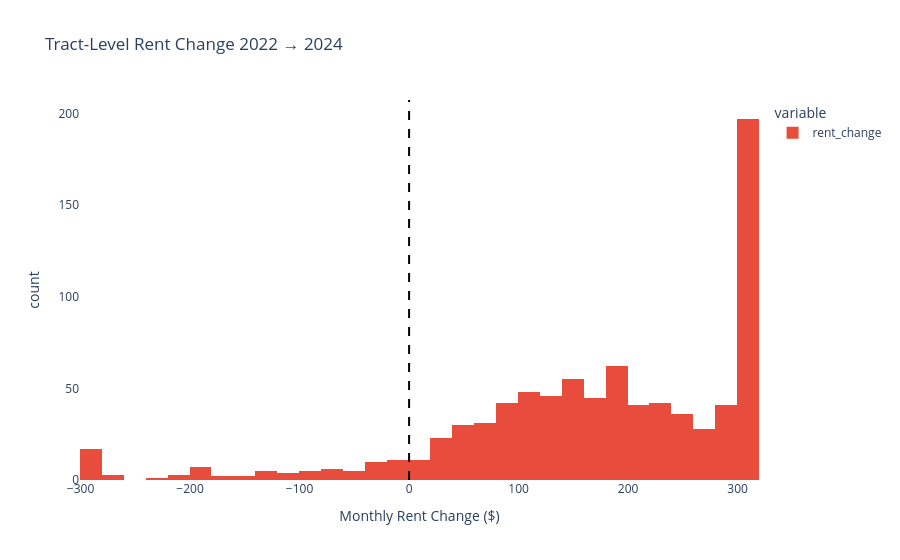

Source (notebook cell):
### Markdown cell above
## 5. Year-over-Year Change (2022 → 2024)
With two ACS vintages, we can observe directional trends at the tract level.
This is the same signal the drift monitor (PSI) quantifies formally.

### Code cell
df22 = df[df["data_year"]==2022].set_index("geoid")[["median_rent","median_income","rent_burden_pct"]]
df24 = df[df["data_year"]==2024].set_index("geoid")[["median_rent","median_income","rent_burden_pct"]]
delta = (df24 - df22).dropna()
delta.columns = ["rent_change","income_change","burden_change"]

print("Median change 2022 → 2024:")
print(f"  Median rent:    ${delta['rent_change'].median():+.0f}/month")
print(f"  Median income:  ${delta['income_change'].median():+.0f}/year")
print(f"  Rent burden:    {delta['burden_change'].median():+.3f} (proportion)")

fig = px.histogram(delta["rent_change"].clip(-300,300), nbins=60,
    title="Tract-Level Rent Change 2022 → 2024",
    labels={"value":"Monthly Rent Change ($)"},
    color_discrete_sequence=["#e74c3c"])
fig.add_vline(x=0, line_dash="dash", line_color="black")
fig.update_layout(plot_bgcolor="white", paper_bgcolor="white")
fig.show()

### Figure 1 — Plotly figure (JSON) as saved in the notebook; plotly's stock layout.template omitted (floating-point values rounded to 4 significant figures; data arrays with more than 128 entries replaced by an {"elided": "..."} marker saying what was removed)
{"data": [{"bingroup": "x", "hovertemplate": "variable=rent_change<br>Monthly Rent Change ($)=%{x}<br>count=%{y}<extra></extra>", "legendgroup": "rent_change", "marker": {"color": "#e74c3c", "pattern": {"shape": ""}}, "name": "rent_change", "nbinsx": 60, "orientation": "v", "showlegend": true, "type": "histogram", "x": {"elided": "859 float values"}, "xaxis": "x", "yaxis": "y"}], "layout": {"barmode": "relative", "legend": {"title": {"text": "variable"}, "tracegroupgap": 0}, "paper_bgcolor": "white", "plot_bgcolor": "white", "shapes": [{"line": {"color": "black", "dash": "dash"}, "type": "line", "x0": 0, "x1": 0, "xref": "x", "y0": 0, "y1": 1, "yref": "y domain"}], "title": {"text": "Tract-Level Rent Change 2022 → 2024"}, "xaxis": {"anchor": "y", "domain": [0, 1], "title": {"text": "Monthly Rent Change ($)"}}, "yaxis": {"anchor": "x", "domain": [0, 1], "title": {"text": "count"}}}}
